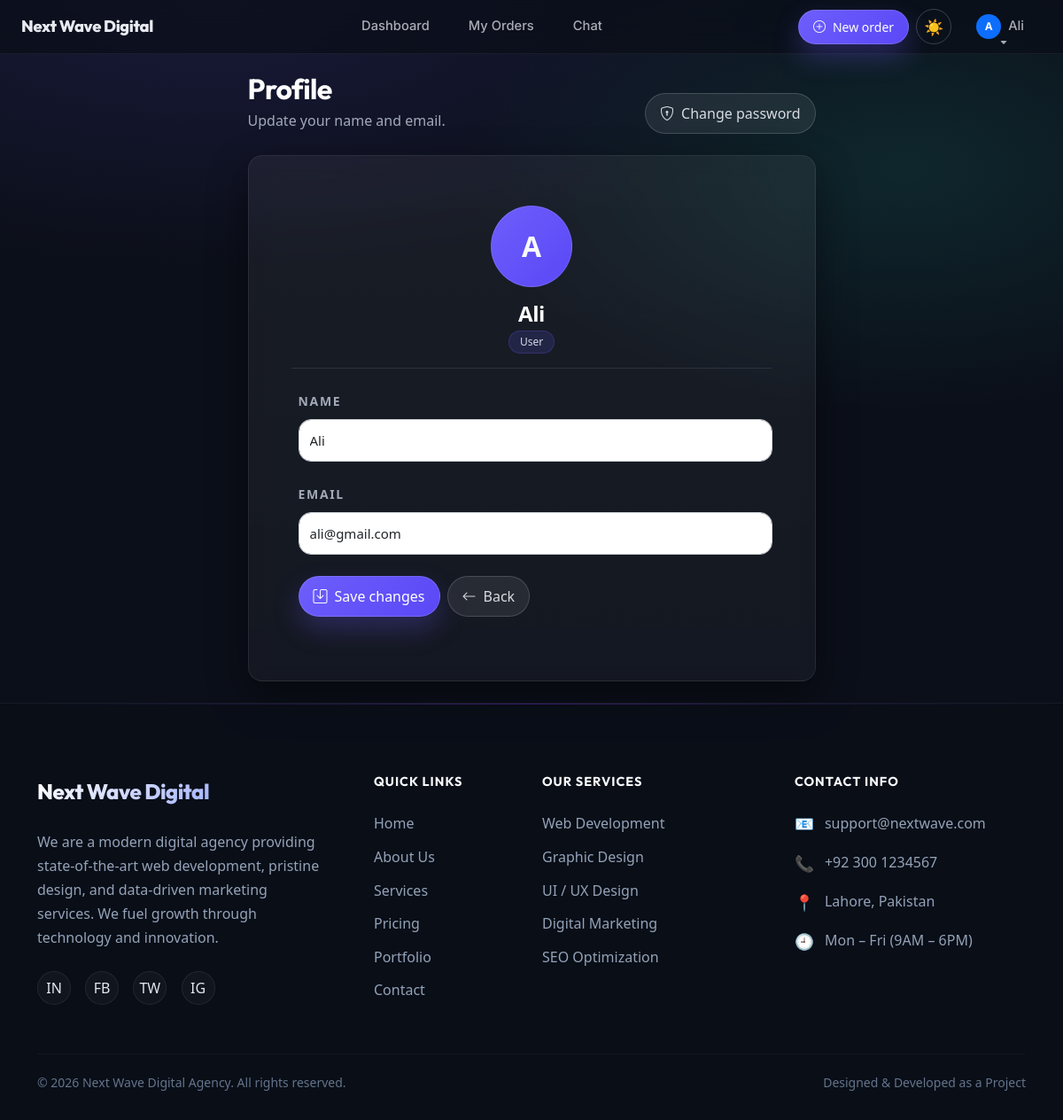
Screenshot of /user/profile.php (signed in) with the database file from the repository.
### tables this page shows
CREATE TABLE users (
    id INT AUTO_INCREMENT PRIMARY KEY,
    name VARCHAR(100) NOT NULL,
    email VARCHAR(150) NOT NULL UNIQUE,
    password VARCHAR(255) NOT NULL,
    status ENUM('active','blocked') DEFAULT 'active',
    created_at TIMESTAMP DEFAULT CURRENT_TIMESTAMP
);

### user/profile.php (the view, shortened to what this page needs)
<?php
require_once "../includes/db.php";
$user_id = $_SESSION[USER_SESSION];
$stmt = mysqli_prepare($conn, "SELECT name, email, created_at FROM users WHERE id = ?");
mysqli_stmt_bind_param($stmt, "i", $user_id);
mysqli_stmt_execute($stmt);
$user = mysqli_fetch_assoc(mysqli_stmt_get_result($stmt));
?>
<?php require_once "../includes/header.php"; ?>
<div class="premium-wrapper">
    <div class="container">
        <div class="row justify-content-center">
            <div class="col-lg-7 col-md-9">
                <div class="d-flex align-items-end justify-content-between mb-4">
                    <div>
                        <h2 class="fw-bold mb-1 text-white" style="font-family: 'Outfit', sans-serif; margin-top: 20px;">Profile</h2>
                        <p class="text-secondary mb-0">Update your name and email.</p>
                    </div>
                    <a href="change-password.php" class="btn btn-premium-outline d-none d-md-inline-flex align-items-center gap-2">
                        <i class="bi bi-shield-lock"></i>
                        <span>Change password</span>
                    </a>
                </div>
                <div class="glass-card p-4 p-md-5 mt-2 mb-4">
                    <div class="text-center mb-4 pb-3 border-bottom border-secondary border-opacity-25 mt-2">
                        <div class="profile-avatar mx-auto mb-3" aria-hidden="true">
                            <?= strtoupper(substr(htmlspecialchars($user['name']), 0, 1)); ?>
                        </div>
                        <h4 class="text-white fw-bold mb-1"><?= htmlspecialchars($user['name']); ?></h4>
                        <span class="badge profile-badge">User</span>
                    </div>
                    <form method="POST">
                        <div class="mb-4 ms-2">
                            <label class="form-label text-secondary fw-semibold small text-uppercase" style="letter-spacing: 0.12em;">Name</label>
                            <input type="text" name="name"
                                   value="<?php echo htmlspecialchars($user['name']); ?>"
                                   class="form-control" placeholder="Enter your full name" required>
                        </div>
                        <div class="mb-4 ms-2">
                            <label class="form-label text-secondary fw-semibold small text-uppercase" style="letter-spacing: 0.12em;">Email</label>
                            <input type="email" name="email"
                                   value="<?php echo htmlspecialchars($user['email']); ?>"
                                   class="form-control" placeholder="name@domain.com" required>
                        </div>
                        <div class="d-flex flex-column flex-md-row gap-2 mt-4 mb-4 ms-2">
                            <button type="submit" class="btn btn-primary d-inline-flex align-items-center justify-content-center gap-2">
                                <i class="bi bi-save"></i>
                                <span>Save changes</span>
                            </button>
                            <a href="dashboard.php" class="btn btn-premium-outline d-inline-flex align-items-center justify-content-center gap-2">
                                <i class="bi bi-arrow-left"></i>
                                <span>Back</span>
                            </a>
                        </div>
                    </form>
                </div>
            </div>
        </div>
    </div>
</div>
<?php require_once "../includes/footer.php"; ?>

### assets/css/style.css (style rules this page uses)
* { margin: 0; padding: 0; box-sizing: border-box; }
body { font-family: "Segoe UI", Tahoma, Geneva, Verdana, sans-serif; background-color: #f4f6f9; color: #333; line-height: 1.6; }
a { text-decoration: none; transition: all 0.3s ease; }
.text-secondary { color: #94a3b8 !important; }
.btn { border-radius: 6px; padding: 10px 16px; font-weight: 500; }
.btn-primary { background: linear-gradient(135deg, #0d6efd, #084298); border: none; }
.form-control { border-radius: 6px; padding: 10px 12px; border: 1px solid #ced4da; }
label { font-weight: 500; margin-bottom: 6px; }
.badge { padding: 6px 10px; font-size: 12px; border-radius: 20px; }
h1, h2, h3 { letter-spacing: -0.5px; }
p { line-height: 1.7; }
.badge { padding: 6px 12px; border-radius: 20px; font-weight: 500; }
.glass-card { background: rgba(255, 255, 255, 0.03); border: 1px solid rgba(255, 255, 255, 0.05); box-shadow: 0 8px 32px 0 rgba(0, 0, 0, 0.3); backdrop-filter: blur(10px); -webkit-backdrop-filter: blur(10px); border-radius: 16px; color: #f8fafc; transition: all 0.3s ease; }

### assets/css/guest.css (style rules this page uses)
.form-control { border-radius: 12px; padding: 12px; font-size: 15px; }

### assets/css/user-modern.css (style rules this page uses)
:root { --u-bg: #0b0f19; --u-surface: rgba(255, 255, 255, 0.06); --u-surface-2: rgba(255, 255, 255, 0.08); --u-border: rgba(255, 255, 255, 0.10); --u-text: #e7eaf0; --u-muted: #a2a9b8; --u-accent: #6d5efc; --u-accent-2: #2dd4bf; --u-danger: #ef4444; --u-radius: 16px; --u-radius-lg: 22px; --u-shadow: 0 18px 45px rgba(0, 0, 0, 0.45); }
body.is-auth { background: radial-gradient(1200px 500px at 20% 0%, rgba(109, 94, 252, 0.14), transparent 60%), radial-gradient(900px 500px at 85% 15%, rgba(45, 212, 191, 0.12), transparent 55%), var(--u-bg); color: var(--u-text); }
body.is-auth .premium-wrapper, body.is-auth .index-page-wrapper { background: transparent !important; }
body.is-auth h1, body.is-auth h2, body.is-auth h3, body.is-auth h4, body.is-auth h5, body.is-auth h6 { letter-spacing: -0.02em; }
body.is-auth .text-secondary, body.is-auth .text-muted { color: var(--u-muted) !important; }
body.is-auth .glass-card, body.is-auth .card { background: linear-gradient(180deg, rgba(255, 255, 255, 0.06), rgba(255, 255, 255, 0.04)) !important; border: 1px solid rgba(255, 255, 255, 0.08) !important; border-radius: var(--u-radius) !important; box-shadow: var(--u-shadow); }
body.is-auth .btn, body.is-auth .btn-premium, body.is-auth .btn-nav-cta { border-radius: 999px; }
body.is-auth .btn-premium-outline { background: rgba(255, 255, 255, 0.08); border: 1px solid rgba(255, 255, 255, 0.16); color: rgba(231, 234, 240, 0.92) !important; }
body.is-auth .btn-primary { background: linear-gradient(135deg, rgba(109, 94, 252, 1), rgba(90, 72, 246, 1)); border: 1px solid rgba(255, 255, 255, 0.14); box-shadow: 0 14px 30px rgba(109, 94, 252, 0.26); }
body.is-auth .profile-avatar { width: 92px; height: 92px; border-radius: 50%; display: inline-flex; align-items: center; justify-content: center; font-size: 2rem; font-weight: 800; border: 1px solid rgba(255, 255, 255, 0.12); background: linear-gradient(135deg, rgba(109, 94, 252, 1), rgba(90, 72, 246, 1)); }
body.is-auth .profile-badge { background: rgba(109, 94, 252, 0.16); color: rgba(231, 234, 240, 0.92); border: 1px solid rgba(109, 94, 252, 0.22); }
body.is-auth .form-control, body.is-auth .form-control-dark { border-radius: 14px !important; }

### rows the page displays
users: name "A", name "Ali", email "ali@gmail.com"

### other values shown
substr(htmlspecialchars($userName), 0, 1) "A"
$userName "Ali"
